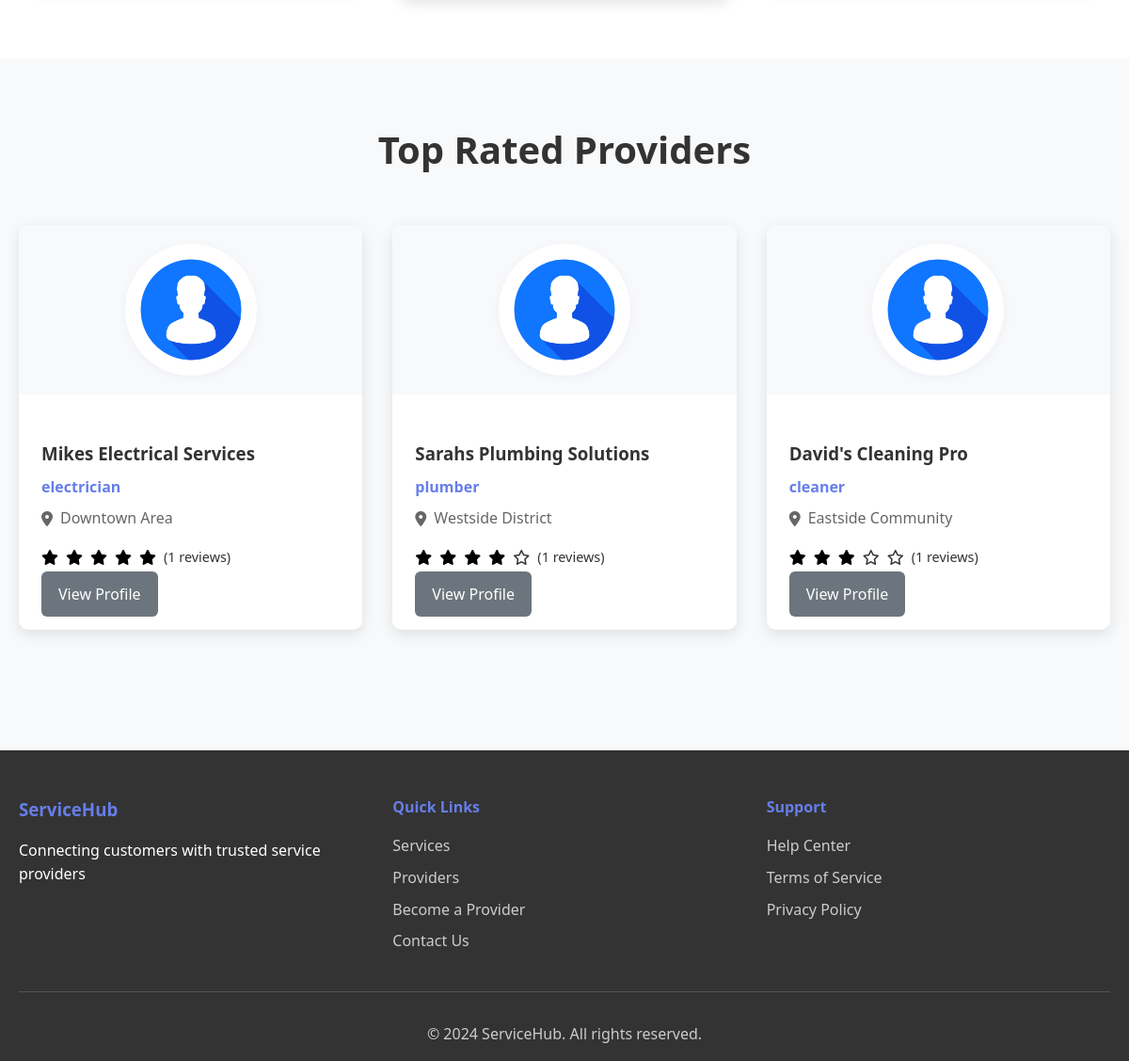
The app's page / (lower part), older data.
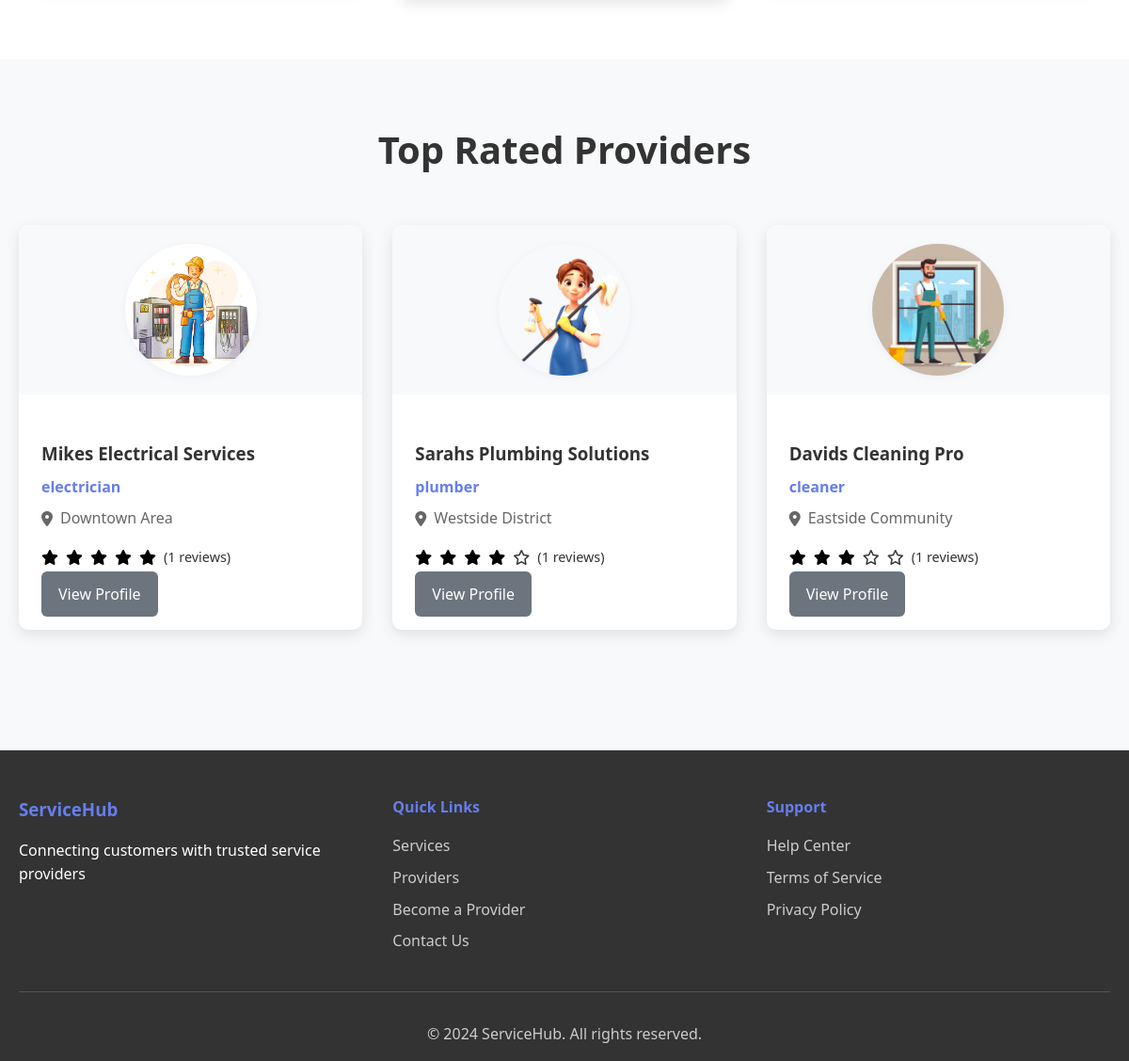
The same page, newer data.
### tables this page shows
CREATE TABLE `providers` (
  `id` int(11) NOT NULL,
  `user_id` int(11) NOT NULL,
  `business_name` varchar(100) NOT NULL,
  `service_category` enum('electrician','plumber','photographer','cleaner','gardener','painter','carpenter','mechanic','tutor','designer') NOT NULL,
  `description` text DEFAULT NULL,
  `location` varchar(255) NOT NULL,
  `phone` varchar(20) NOT NULL,
  `hourly_rate` decimal(10,2) NOT NULL,
  `kyc_document` varchar(255) DEFAULT NULL,
  `status` enum('pending','approved','rejected') NOT NULL DEFAULT 'pending',
  `rating` decimal(3,2) DEFAULT 0.00,
  `total_reviews` int(11) DEFAULT 0,
  `created_at` timestamp NOT NULL DEFAULT current_timestamp(),
  `updated_at` timestamp NOT NULL DEFAULT current_timestamp() ON UPDATE current_timestamp()
);

CREATE TABLE `users` (
  `id` int(11) NOT NULL,
  `username` varchar(50) NOT NULL,
  `email` varchar(100) NOT NULL,
  `password` varchar(255) NOT NULL,
  `role` enum('admin','provider','customer') NOT NULL DEFAULT 'customer',
  `status` enum('active','inactive','suspended') NOT NULL DEFAULT 'active',
  `profile_image` varchar(255) DEFAULT NULL,
  `phone` varchar(20) DEFAULT NULL,
  `address` text DEFAULT NULL,
  `created_at` timestamp NOT NULL DEFAULT current_timestamp(),
  `updated_at` timestamp NOT NULL DEFAULT current_timestamp() ON UPDATE current_timestamp()
);

### index.php (the view, shortened to what this page needs)
<?php
require_once 'config/database.php';
?>
<!DOCTYPE html>
<html lang="en">
<head>
    <link rel="stylesheet" href="assets/css/style.css">
    <link href="https://cdnjs.cloudflare.com/ajax/libs/font-awesome/6.0.0/css/all.min.css" rel="stylesheet">
</head>
<body>
    <section class="categories">
    </section>
    <section class="featured-providers">
        <div class="container">
            <h2>Top Rated Providers</h2>
            <div class="provider-grid">
                <?php
                $query = "SELECT p.*, u.profile_image, AVG(r.rating) as avg_rating, COUNT(r.id) as review_count
                          FROM providers p
                          JOIN users u ON p.user_id = u.id
                          LEFT JOIN reviews r ON p.id = r.provider_id
                          WHERE p.status = 'approved' AND r.id IS NOT NULL
                          GROUP BY p.id
                          HAVING review_count > 0
                          ORDER BY avg_rating DESC, review_count DESC
                          LIMIT 3";
                $result = mysqli_query($conn, $query);
                while ($provider = mysqli_fetch_assoc($result)):
                ?>
                <div class="provider-card">
                    <div class="provider-image">
                        <?php
                        $img_path = 'assets/images/default-avatar.png';
                        if (!empty($provider['profile_image']) && file_exists('uploads/profiles/' . $provider['profile_image'])) {
                            $img_path = 'uploads/profiles/' . $provider['profile_image'];
                        }
                        ?>
                        <img src="<?php echo $img_path; ?>" alt="<?php echo htmlspecialchars($provider['business_name']); ?>">
                    </div>
                    <div class="provider-info">
                        <h3><?php echo htmlspecialchars($provider['business_name']); ?></h3>
                        <p class="category"><?php echo htmlspecialchars($provider['service_category']); ?></p>
                        <p class="location"><i class="fas fa-map-marker-alt"></i> <?php echo htmlspecialchars($provider['location']); ?></p>
                        <div class="rating">
                            <?php
                            $rating = round($provider['avg_rating'] ?: 0);
                            for ($i = 1; $i <= 5; $i++) {
                                if ($i <= $rating) {
                                    echo '<i class="fas fa-star filled"></i>';
                                } else {
                                    echo '<i class="far fa-star"></i>';
                                }
                            }
                            ?>
                            <span>(<?php echo $provider['review_count'] ?: 0; ?> reviews)</span>
                        </div>
                        <a href="provider-details.php?id=<?php echo $provider['id']; ?>" class="btn-secondary">View Profile</a>
                    </div>
                </div>
                <?php endwhile; ?>
            </div>
        </div>
    </section>
    <footer class="footer">
        <div class="container">
            <div class="footer-content">
                <div class="footer-section">
                    <h3>ServiceHub</h3>
                    <p>Connecting customers with trusted service providers</p>
                </div>
                <div class="footer-section">
                    <h4>Quick Links</h4>
                    <ul>
                        <li><a href="services.php">Services</a></li>
                        <li><a href="providers.php">Providers</a></li>
                        <li><a href="auth/register.php">Become a Provider</a></li>
                        <li><a href="contact.php">Contact Us</a></li>
                    </ul>
                </div>
                <div class="footer-section">
                    <h4>Support</h4>
                    <ul>
                        <li><a href="help.php">Help Center</a></li>
                        <li><a href="terms.php">Terms of Service</a></li>
                        <li><a href="privacy.php">Privacy Policy</a></li>
                    </ul>
                </div>
            </div>
            <div class="footer-bottom">
                <p>&copy; 2024 ServiceHub. All rights reserved.</p>
            </div>
        </div>
    </footer>
</body>
</html>

Row changes from the older to the newer data that the page shows:
changed through a linked row, providers "Mikes Electrical Services": user.profile_image: picture added in place of a placeholder
changed through a linked row, providers "Sarahs Plumbing Solutions": user.profile_image: picture added in place of a placeholder
changed providers "cleaner": user.profile_image: picture added in place of a placeholder; business_name "David's Cleaning Pro" → "Davids Cleaning Pro"
